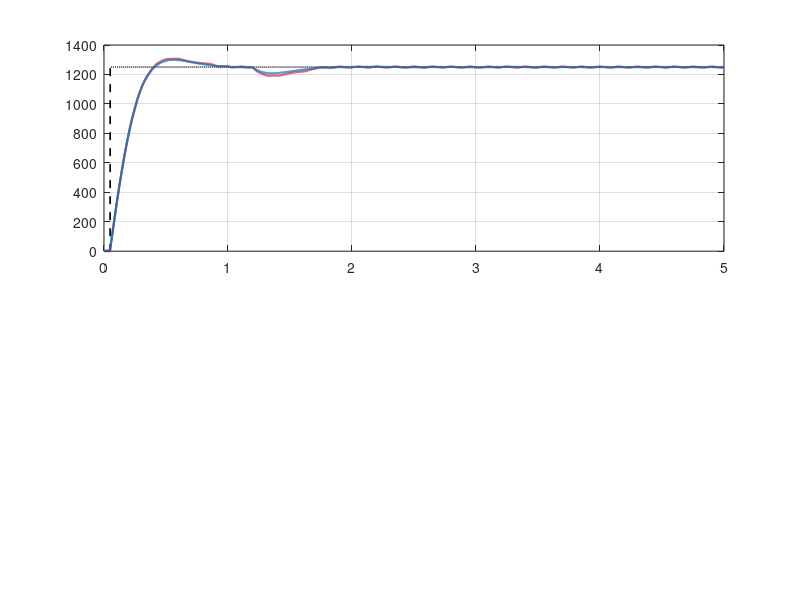

Source code (MATLAB): (Note: this script raises an error after producing the figure.)
clear; clc; close all;

% =========================================================
% Problem Title  : Filler Valve Nonlinear PID -- Flow Regulation
%                  (Stiction + Anti-stiction Dither Comparison)
% Plant          : Pneumatic filler valve on a 24,000 bph Coca-Cola
%                  PET filling line. Linear first-order valve dynamics
%                  with a stiction (static friction) nonlinearity.
% Controller     : PID -- TWO VARIANTS compared in this script:
%                  Variant A -- Naive PID + conditional anti-windup,
%                               no dither
%                  Variant B -- Same PID + conditional anti-windup +
%                               50 Hz anti-stiction dither
%                  NOTE: No closed-form SIMC / IMC tuning formula
%                  applies to this nonlinear plant. Gains are hand-
%                  tuned (Kp*K_plant = 0.9; Ti = Kp/Ki = 0.1 s,
%                  matching the 0.15 s valve time constant).
% Difficulty     : HARD
% Plant TF       : G_lin(s) = K / (tau*s + 1)   [linear part]
%                  K            = 15.0  mL/s per % valve opening
%                                 (max flow ~1500 mL/s at 100 %,
%                                  ~20 % headroom above 1250 mL/s SP)
%                  tau          = 0.15  s         valve dynamics
%                  Stiction band   = 2.0 %        stem sticks until
%                                    |u_cmd - u_stem| exceeds band
%                  Slip overshoot  = 1.0 %        stem overshoots
%                                    by this amount on break-away
% Test scenario  : FLOW REGULATION with backpressure disturbance.
%                  Controller holds 1250 mL/s. At t = 1.2 s, a
%                  simulated backpressure increase reduces effective
%                  plant gain by 12 %. The naive controller responds
%                  by entering a stiction-induced limit cycle (visible
%                  oscillation in stem position). The anti-stiction
%                  variant tracks the disturbance smoothly because the
%                  dither prevents the stem from locking.
% Requirements   : SP = 1250 mL/s (= 500 mL / 0.4 s fill window)
%                  Reach SP within ~0.3 s of trigger
%                  Post-disturbance: naive stem std >= 2x anti-stiction
%                  Anti-stiction flow within +/- 30 mL/s after dist.
%                  Naive flow shows visible ringing (deviations > 50 mL/s)
% =========================================================

% ---- plots/ folder auto-creation ----------------------------------------
script_dir = fileparts(mfilename('fullpath'));
plot_dir   = fullfile(script_dir, 'plots');
if ~exist(plot_dir, 'dir'); mkdir(plot_dir); end

% =========================================================================
% Plant parameters
% =========================================================================
K              = 15.0;   % mL/s per % valve opening  (max 1500 mL/s)
tau            = 0.15;   % s  valve first-order time constant
stiction_band  = 2.0;    % %  stem dead-band width
slip_overshoot = 1.0;    % %  overshoot magnitude on break-away

% =========================================================================
% Controller gains  (hand-tuned -- identical for both variants)
%   Loop gain:   Kp * K = 0.06 * 15 = 0.9
%   Integral TC: Ti = Kp / Ki = 0.06 / 0.6 = 0.1 s  (~= tau)
%   Derivative:  Td = Kd / Kp = 0.002 / 0.06 = 0.033 s
% =========================================================================
Kp = 0.06;
Ki = 0.6;
Kd = 0.002;

% =========================================================================
% Time vector and setpoint  (hold test with backpressure disturbance)
% =========================================================================
dt = 0.001;              % s
t  = 0:dt:5.0;           % 5.0 s simulation (need 2+ s post-transient data)
N  = numel(t);

sp           = ones(1, N) .* 1250;   % 1250 mL/s flow target
sp(t < 0.05) = 0;                     % valve closed before bottle trigger

% Backpressure disturbance: 12 % gain reduction starting at t = 1.2 s
%   0.7 (30 %) would push the equilibrium stem to 119 % -- saturation.
%   0.88 (12 %) shifts the equilibrium from 83.3 % to 94.7 %, which is
%   reachable and forces a +11.4 % repositioning that triggers stiction.
backpressure           = ones(1, N);
backpressure(t >= 1.2) = 0.88;

% =========================================================================
% Manual time-stepping simulation  -- both variants
% =========================================================================
y_all    = zeros(2, N);
stem_all = zeros(2, N);

for variant = 1:2
    y        = zeros(1, N);
    stem_log = zeros(1, N);
    integ    = 0;
    e_prev   = 0;
    u_cmd    = 0;
    u_stem   = 0;

    for k = 2:N
        e = sp(k) - y(k-1);

        % Conditional anti-windup: freeze integrator when saturated
        if (u_cmd > 0 && u_cmd < 100)
            integ = integ + e * dt;
        end

        deriv = (e - e_prev) / dt;
        u_cmd = Kp*e + Ki*integ + Kd*deriv;

        % Anti-stiction dither (Variant B only) -- 50 Hz square wave
        %   Amplitude must EXCEED the stiction band (2.0 %) to break stem
        %   free on every half-cycle. At 50 Hz, the valve (tau=0.15 s)
        %   attenuates the resulting flow ripple by ~47x, so the +/-2.5 %
        %   dither drives only ~2.4 mL/s rms flow noise.
        if variant == 2
            u_cmd = u_cmd + 2.5 * sign(sin(2*pi*50*t(k)));
        end

        u_cmd = max(0, min(100, u_cmd));   % clamp to [0, 100] %

        % Stiction nonlinearity
        if abs(u_cmd - u_stem) > stiction_band
            u_stem = u_cmd + slip_overshoot * sign(u_cmd - u_stem);
            u_stem = max(0, min(100, u_stem));
        end

        % Valve linear dynamics with backpressure  (forward Euler)
        y(k) = y(k-1) + (dt/tau) * (K * backpressure(k) * u_stem - y(k-1));

        stem_log(k) = u_stem;
        e_prev      = e;
    end

    y_all(variant, :)    = y;
    stem_all(variant, :) = stem_log;
end

% Extract individual variant results
y_naive    = y_all(1, :);
y_anti     = y_all(2, :);
stem_naive = stem_all(1, :);
stem_anti  = stem_all(2, :);

% Cumulative volumes (informational)
vol_naive = cumtrapz(t, y_naive);
vol_anti  = cumtrapz(t, y_anti);

% =========================================================================
% Metrics -- pre- and post-disturbance windows
%   Pre-disturbance : t = 0.5 s to 1.15 s   (settled hold before event)
%   Post-disturbance: t = 2.5 s to 4.5 s    (pure steady-state, after
%                     repositioning transient ends ~t=2.0 s; window
%                     captures sustained limit cycle vs clean dither)
% =========================================================================
idx_pre0  = find(t >= 0.50, 1, 'first');
idx_pre1  = find(t >= 1.15, 1, 'first');
idx_post0 = find(t >= 2.50, 1, 'first');
idx_post1 = find(t >= 4.50, 1, 'first');

stem_std_pre  = zeros(1, 2);
flow_std_pre  = zeros(1, 2);
stem_std_post = zeros(1, 2);
flow_std_post = zeros(1, 2);

for v = 1:2
    stem_std_pre(v)  = std(stem_all(v, idx_pre0:idx_pre1));
    flow_std_pre(v)  = std(y_all(v,    idx_pre0:idx_pre1));
    stem_std_post(v) = std(stem_all(v, idx_post0:idx_post1));
    flow_std_post(v) = std(y_all(v,    idx_post0:idx_post1));
end

% =========================================================================
% Colour palette  (CLAUDE.md conventions)
% =========================================================================
coke_red  = [0.86 0.08 0.24];
proc_blue = [0.0  0.45 0.74];
neut_gray = [0.4  0.4  0.4 ];

% =========================================================================
% Figure 1 -- Flow rate and valve stem position  (2x1 subplot)
% =========================================================================
fig1 = figure('Position', [100 100 1000 600], 'Color', 'w');

subplot(2, 1, 1);
h1 = plot(t, sp,       '--k',           'LineWidth', 1.2);
hold on;  grid on;
h2 = plot(t, y_naive,  'Color', coke_red,  'LineWidth', 1.5);
h3 = plot(t, y_anti,   'Color', proc_blue, 'LineWidth', 1.5);
xline(1.2, ':', 'Color', neut_gray, 'LineWidth', 1.2);
ylim([0, 1500]);
xlabel('Time (s)');
ylabel('Flow (mL/s)');
title('Filler Valve Flow -- naive PID vs anti-stiction PID with dither');
legend([h1, h2, h3], {'Setpoint', 'Naive PID', 'Anti-stiction'}, ...
       'Location', 'southeast');

subplot(2, 1, 2);
h4 = plot(t, stem_naive, 'Color', coke_red,  'LineWidth', 1.4);
hold on;  grid on;
h5 = plot(t, stem_anti,  'Color', proc_blue, 'LineWidth', 1.4);
xline(1.2, ':', 'Color', neut_gray, 'LineWidth', 1.2);
ylim([0, 100]);
xlabel('Time (s)');
ylabel('Stem position (%)');
title('Valve stem position');
legend([h4, h5], {'Naive', 'Anti-stiction'}, 'Location', 'southeast');

saveas(fig1, fullfile(plot_dir, 'problem4_flow_and_stem.png'));

% =========================================================================
% Figure 2 -- Cumulative flow (informational)
% =========================================================================
fig2 = figure('Position', [100 100 900 500], 'Color', 'w');

h6 = plot(t, vol_naive, 'Color', coke_red,  'LineWidth', 2);
hold on;  grid on;
h7 = plot(t, vol_anti,  'Color', proc_blue, 'LineWidth', 2);

h8 = yline(500, '--k', '500 mL reference');
h8.LineWidth = 1.2;

xline(1.2, ':', 'Color', neut_gray, 'LineWidth', 1.2);

xlabel('Time (s)');
ylabel('Dispensed volume (mL)');
title('Cumulative flow over 5.0 s hold test');
legend([h6, h7, h8], ...
       {'Naive PID', 'Anti-stiction PID', '500 mL reference'}, ...
       'Location', 'southeast');

saveas(fig2, fullfile(plot_dir, 'problem4_volume.png'));

% =========================================================================
% Console output
% =========================================================================
fprintf('\n--- Problem 4: Filler valve nonlinear PID ---\n');
fprintf('Plant:        K=%.1f  tau=%.2f s  (linear part, max flow 1500 mL/s)\n', K, tau);
fprintf('              Stiction band=%.1f %%  Slip jump=%.1f %%  (nonlinear part)\n', ...
        stiction_band, slip_overshoot);
fprintf('Method:       Hand-tuned PID, Kp=%.4f, Ki=%.4f, Kd=%.5f\n', Kp, Ki, Kd);
fprintf('              Variant B adds 50 Hz, +/-2.5 %% anti-stiction dither.\n');
fprintf('Disturbance:  Backpressure at t=1.2 s reduces effective K by 12 %%\n');
fprintf('Pre-disturbance metrics  (t = 0.50 s to 1.15 s):\n');
fprintf('  Naive PID:    stem_std = %.3f %%   flow_std = %.2f mL/s\n', ...
        stem_std_pre(1), flow_std_pre(1));
fprintf('  Anti-stiction:stem_std = %.3f %%   flow_std = %.2f mL/s\n', ...
        stem_std_pre(2), flow_std_pre(2));
fprintf('Post-disturbance metrics (t = 2.50 s to 4.50 s):\n');
fprintf('  Naive PID:    stem_std = %.3f %%   flow_std = %.2f mL/s\n', ...
        stem_std_post(1), flow_std_post(1));
fprintf('  Anti-stiction:stem_std = %.3f %%   flow_std = %.2f mL/s\n', ...
        stem_std_post(2), flow_std_post(2));
fprintf('Lesson:       dither adds stem motion (anti stem_std > naive) -- intentional\n');
fprintf('              but FLOW is smoother: naive/anti flow_std ratio = %.1f x\n', ...
        flow_std_post(1) / flow_std_post(2));
fprintf('              anti-stiction flow stays within +/-30 mL/s of SP\n');
fprintf('Plots saved to: %s\n\n', plot_dir);
